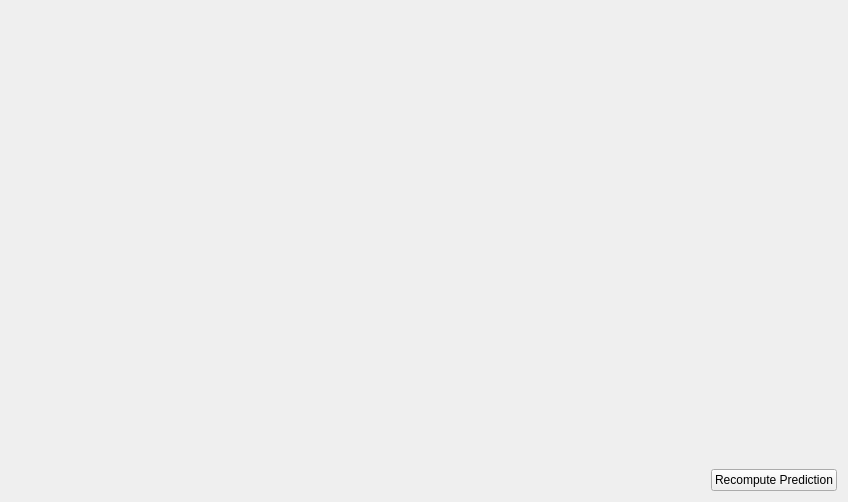
<?xml version="1.0" encoding="UTF-8"?>
<ui version="4.0">
 <class>srs_sds_prediction_widget</class>
 <widget class="QWidget" name="srs_sds_prediction_widget">
  <property name="geometry">
   <rect>
    <x>0</x>
    <y>0</y>
    <width>848</width>
    <height>502</height>
   </rect>
  </property>
  <property name="windowTitle">
   <string>Form</string>
  </property>
  <layout class="QVBoxLayout" name="verticalLayout">
   <item>
    <widget class="QWidget" name="prediction_table_placeholder" native="true"/>
   </item>
   <item>
    <layout class="QHBoxLayout" name="recompute_prediction_layout">
     <item>
      <spacer name="recompute_prediction_spacer">
       <property name="orientation">
        <enum>Qt::Horizontal</enum>
       </property>
       <property name="sizeHint" stdset="0">
        <size>
         <width>40</width>
         <height>20</height>
        </size>
       </property>
      </spacer>
     </item>
     <item>
      <widget class="QPushButton" name="recompute_prediction_button">
       <property name="text">
        <string>Recompute Prediction</string>
       </property>
      </widget>
     </item>
    </layout>
   </item>
  </layout>
 </widget>
 <resources/>
 <connections/>
</ui>
